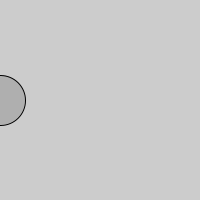
Frame 1 (no input)
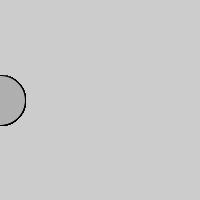
Frame 60 (the mouse pressed at the canvas centre just before this capture)
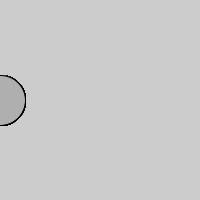
Frame 120 (the mouse held since frame 60 and released just before this capture)

The Processing sketch that drew these frames (run headless with seeded random() and noise(); from frame 60 on, the mouse is pressed at the canvas centre):

// Processing sketch: sketch_160201b
// ── sketch_160201b.pde
int circleX = 0; 
int circleY = 100;


void setup(){
  size(200,200);
}
void draw(){
 stroke(0);
 fill(175);
 ellipse(circleX,100,50,50);

}
